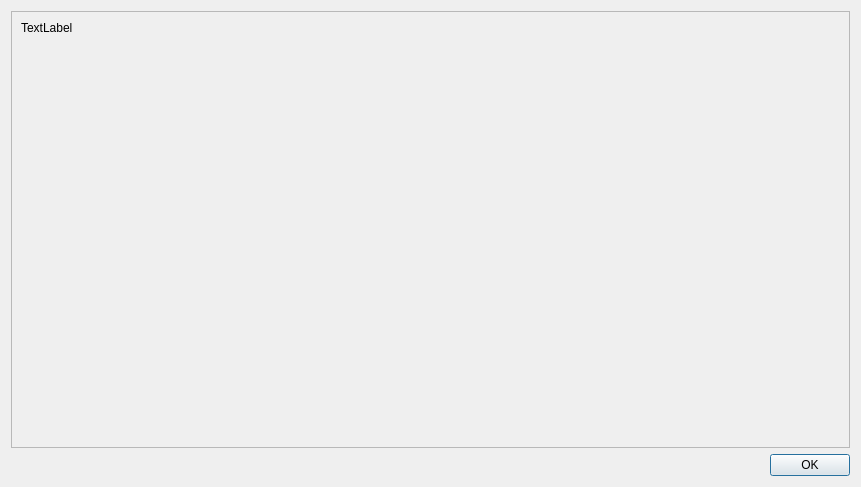
<?xml version="1.0" encoding="UTF-8"?>
<ui version="4.0">
 <class>Documentation</class>
 <widget class="QDialog" name="Documentation">
  <property name="geometry">
   <rect>
    <x>0</x>
    <y>0</y>
    <width>861</width>
    <height>487</height>
   </rect>
  </property>
  <property name="windowTitle">
   <string>Documentation</string>
  </property>
  <layout class="QVBoxLayout" name="verticalLayout">
   <item>
    <widget class="QScrollArea" name="scrollArea">
     <property name="widgetResizable">
      <bool>true</bool>
     </property>
     <widget class="QWidget" name="scrollAreaWidgetContents">
      <property name="geometry">
       <rect>
        <x>0</x>
        <y>0</y>
        <width>841</width>
        <height>436</height>
       </rect>
      </property>
      <layout class="QVBoxLayout" name="verticalLayout_2">
       <item>
        <widget class="QLabel" name="label">
         <property name="minimumSize">
          <size>
           <width>300</width>
           <height>100</height>
          </size>
         </property>
         <property name="styleSheet">
          <string notr="true">.h1 {
	color:red;
}</string>
         </property>
         <property name="text">
          <string>TextLabel</string>
         </property>
         <property name="textFormat">
          <enum>Qt::RichText</enum>
         </property>
         <property name="alignment">
          <set>Qt::AlignJustify|Qt::AlignTop</set>
         </property>
         <property name="wordWrap">
          <bool>true</bool>
         </property>
         <property name="openExternalLinks">
          <bool>true</bool>
         </property>
        </widget>
       </item>
      </layout>
     </widget>
    </widget>
   </item>
   <item>
    <widget class="QDialogButtonBox" name="buttonBox">
     <property name="orientation">
      <enum>Qt::Horizontal</enum>
     </property>
     <property name="standardButtons">
      <set>QDialogButtonBox::Ok</set>
     </property>
     <property name="centerButtons">
      <bool>false</bool>
     </property>
    </widget>
   </item>
  </layout>
 </widget>
 <resources/>
 <connections>
  <connection>
   <sender>buttonBox</sender>
   <signal>accepted()</signal>
   <receiver>Documentation</receiver>
   <slot>accept()</slot>
   <hints>
    <hint type="sourcelabel">
     <x>248</x>
     <y>254</y>
    </hint>
    <hint type="destinationlabel">
     <x>157</x>
     <y>274</y>
    </hint>
   </hints>
  </connection>
  <connection>
   <sender>buttonBox</sender>
   <signal>rejected()</signal>
   <receiver>Documentation</receiver>
   <slot>reject()</slot>
   <hints>
    <hint type="sourcelabel">
     <x>316</x>
     <y>260</y>
    </hint>
    <hint type="destinationlabel">
     <x>286</x>
     <y>274</y>
    </hint>
   </hints>
  </connection>
 </connections>
</ui>
